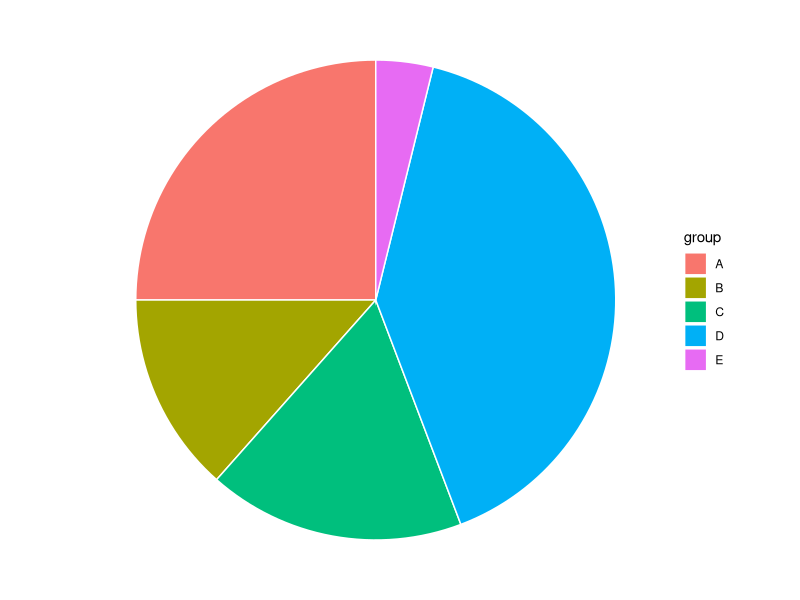

Write the R code that produced this figure.
## ---- chunk 1
# Load ggplot2
library(ggplot2)

# Create Data
data <- data.frame(
  group=LETTERS[1:5],
  value=c(13,7,9,21,2)
)

# Basic piechart
ggplot(data, aes(x="", y=value, fill=group)) +
  geom_bar(stat="identity", width=1, color="white") +
  coord_polar("y", start=0) +
  
  theme_void() # remove background, grid, numeric labels
